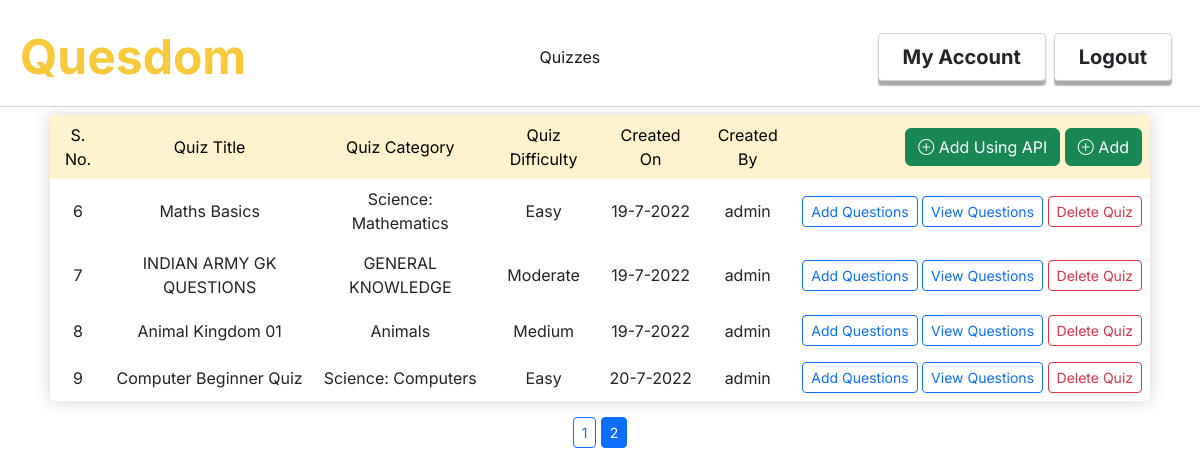
The page /indexquiz?page=2 (signed in) on the database as committed earlier.
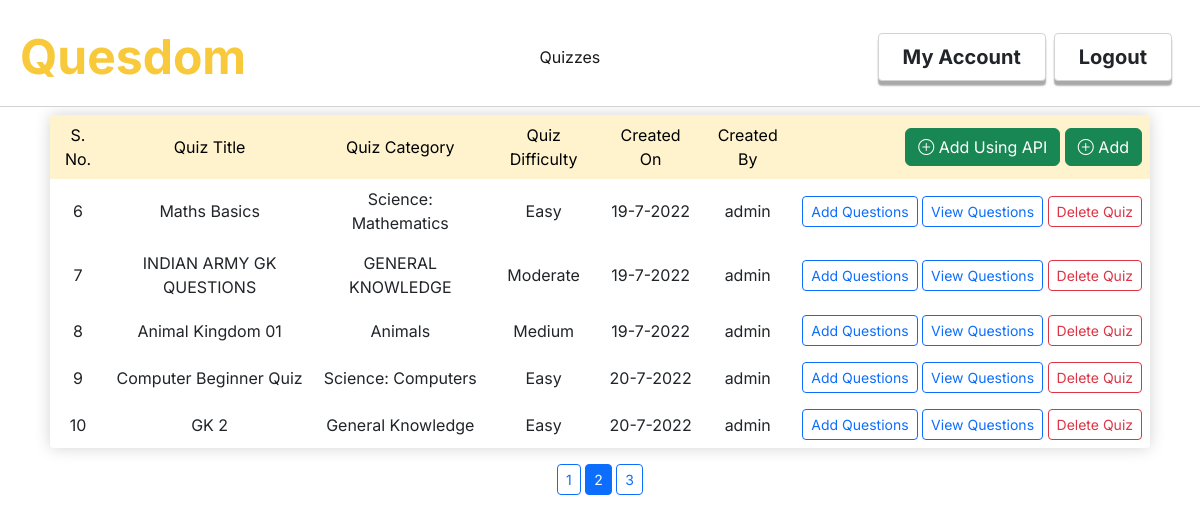
The same page on the database as committed later.
### quesdom/models.py (models this page shows, shortened)
class Quizzes(db.Model):
    id = db.Column(db.Integer, primary_key = True)
    quiz_title = db.Column(db.String(30), nullable= False)
    quiz_description = db.Column(db.String(200), nullable=False)
    quiz_category = db.Column(db.String(20), nullable=False)
    quiz_difficulty = db.Column(db.String(10), nullable=False)
    date_created = db.Column(db.DateTime, nullable=False, default=datetime.utcnow)
    author = db.Column(db.Integer, db.ForeignKey('users.id'), nullable=False)
    created_by = db.relationship('Users',backref='created_by',lazy=True)
    questions = db.relationship('Questions',backref='contains',cascade="all, delete-orphan",lazy=True)

class Users(db.Model, UserMixin):
    id = db.Column(db.Integer, primary_key = True)
    username = db.Column(db.String(30), unique=True, nullable= False)
    email = db.Column(db.String(50), unique=True,nullable=False)
    password = db.Column(db.String(60), nullable=False)
    role = db.Column(db.String(20), nullable=False)
    answers = db.relationship('Answers',backref='answers',lazy=True)
    quizzes = db.relationship('Quizzes',backref='quizzes',lazy=True)

### quesdom/routes.py (the view)
@app.route('/indexquiz')
@login_required
def indexquiz():
    if not current_user.role == 'Admin':
        flash('You must be an admin to access this page!',category='info')
        return redirect('home')
    if Quizzes.query.filter_by().count() == 0:
        flash('No quizzes found, please add a quiz!','info')
        return redirect('home')
    page = request.args.get('page',1,int)
    quizzes = Quizzes.query.paginate(per_page = 5,page=page)
    return render_template('indexquiz.html',title='All Quizzes',quizzes = quizzes)

### quesdom/models.py (called while the page is built)
@login_manager.user_loader
def load_user(user_id):
    return Users.query.get(int(user_id))

### quesdom/templates/indexquiz.html
{%extends "layout.html"%}
{%block content%}
<div class="row overflow-auto p-4 p-md-2">
    <div class="col" >
        <table class="table bg-opacity-25 table-borderless bg-white mytable text-center rounded-1 overflow-hidden">
            <tr class="table-warning" valign="middle">
                <td>
                    S. No.
                </td>
                <td>
                    Quiz Title
                </td>
                <td>
                    Quiz Category
                </td>
                <td>
                    Quiz Difficulty
                </td>
                <td>
                    Created On
                </td>
                <td>
                    Created By
                </td>
                <td class="text-end">
                    <a class="btn btn-success" href="{{url_for('createquizfromapi')}}"><i class="bi bi-plus-circle"></i> Add Using API</a>
                    <a class="btn btn-success" href="{{url_for('createquiz')}}"><i class="bi bi-plus-circle"></i> Add</a>
                </td>
            </tr>
            {%for quiz in quizzes.items%}
                <tr valign="middle" >
                    <td>
                        {{loop.index+((quizzes.page-1)*quizzes.per_page)}}
                    </td>
                    <td>
                        {{quiz.quiz_title}}
                    </td>
                    <td>
                        {{quiz.quiz_category}}
                    </td>
                    <td>
                        {{quiz.quiz_difficulty}}
                    </td>
                    <td>
                        {{quiz.date_created.day}}-{{quiz.date_created.month}}-{{quiz.date_created.year}}
                    </td>
                    <td>
                        {{quiz.created_by.username}}
                    </td>
                    <td class="text-nowrap text-end">
                        <a class="btn btn-outline-primary btn-sm" href="{{url_for('createquestion',quiz_id=quiz.id)}}">Add Questions</a>
                        <a class="btn btn-outline-primary btn-sm" href="{{url_for('indexquestions',quiz_id=quiz.id)}}">View Questions</a>
                        <a class="btn btn-outline-danger btn-sm" href="{{url_for('deletequiz',quiz_id=quiz.id)}}">Delete Quiz</a>
                    </td>
                </tr>
            {%endfor%}
        </table>
        <div class="page-links text-center">
            {% for page_num in quizzes.iter_pages() %}
            {% if page_num %}
                {% if quizzes.page == page_num %}
                    <a class="active btn btn-outline-primary btn-sm" href="{{url_for('indexquiz',page=page_num)}}">{{page_num}}</a>
                {% else %}
                    <a class="btn btn-outline-primary btn-sm" href="{{url_for('indexquiz',page=page_num)}}">{{page_num}}</a>
                {% endif %}
            {% else %}
                <span class="btn btn-outline-primary btn-sm">...</span>
            {% endif %}
        {% endfor %}
        </div>
    </div>
</div>
{%endblock%}

Rows that differ between the two databases and show on the page:
added Quizzes: quiz_title "GK 2", quiz_category "General Knowledge", quiz_difficulty "Easy", date_created.day "20", date_created.month "7", date_created.year "2022", created_by.username "admin"
Other text that changed with them:
new list line: "3"
